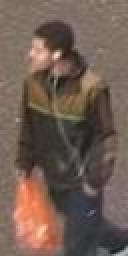
#> input picture GUI/Examples/human/0_8.jpg, 64 x 128 px, found by its file name (shown 2 times larger)
$ jupyter execute --allow-errors notebook.ipynb
#> lines starting #> are read from the running program, lines starting #| are printed output that depends on the picture
#> further down, img is the input picture: PIL image 64x128 RGB; mean R, G, B 111.9, 92.9, 82.7
[intro and member names etc]

# Final/base HOG and SVM

Notes:     # c value and regularisation

## Setup

[cell 1]
# Import required libraries

import numpy as np
from matplotlib import pyplot as plt
from skimage import color
from skimage.feature import hog
from sklearn.model_selection import train_test_split
from sklearn import svm
from skimage import color, io
import os
from PIL import Image
import ablation_hog
import importlib
importlib.reload(ablation_hog)

# Checking it can read the data
# from subprocess import check_output
# print(check_output(["ls", "data/raw/human"]).decode("utf8"))

[cell 2]
# Defining image dimensions for HOG
img_width = 64
img_height = 128

[cell 3]
image_extensions = (".jpg", ".jpeg", ".png", ".bmp")

# For human directory
for entry in os.scandir("data/processed/human"):
    if entry.name.lower().endswith(image_extensions):
        os.remove(entry.path)

# For nonhuman directory
#> (the rest of this cell did not finish here and is left out)

## Data processing

### Resizing and centre cropping human image examples

Starts with ~18000 images and ends with ~12000 images.

[cell 4]
input_folder = "data/raw/human"
output_folder = "data/processed/human"
os.makedirs(output_folder, exist_ok=True)

def resize_and_center_crop(img, target_width=img_width, target_height=img_height):
    # Resize while keeping aspect ratio, but ensure the image is at least target size in both dimensions
#> called with target_width = 64, target_height = 128
    img_ratio = img.width / img.height
#> img_ratio = 0.5
    target_ratio = target_width / target_height

    if img_ratio > target_ratio:
        # Image is wider than target — resize based on height
        new_height = target_height
        new_width = int(target_height * img_ratio)
    else:
        # Image is taller or narrower than target — resize based on width
        new_width = target_width
        new_height = int(target_width / img_ratio)
#> new_height = 128

    img_resized = img.resize((new_width, new_height), Image.LANCZOS)

    # Center crop to target size
    left = (img_resized.width - target_width) // 2
#> left = 0
    top = (img_resized.height - target_height) // 2
#> top = 0
    right = left + target_width
#> right = 64
    bottom = top + target_height
#> bottom = 128

    return img_resized.crop((left, top, right, bottom))

for filename in os.listdir(input_folder):
    if filename.lower().endswith((".jpg", ".jpeg", ".png")):
        path = os.path.join(input_folder, filename)
        img = Image.open(path)
        # img = Image.open(path).convert("RGB")
        cropped = resize_and_center_crop(img)
        cropped.save(os.path.join(output_folder, filename))

### Downscaling and obtaining non-overlapping crops of nonhuman images

Starts with 1218 nonhuman images and ends with ~13000 unique nonhuman images.

[cell 5]
input_folder = "data/raw/nonhuman"
output_folder = "data/processed/nonhuman"
os.makedirs(output_folder, exist_ok=True)

crop_id = 0  # Unique filename ID
scale_factor = 4 / 5  # Downsize images before cropping

#> (the rest of this cell did not finish here and is left out)

## HOG and SVM training and evaluation

[cell 6]
image_size = (img_width, img_height)
human_dir = "data/processed/human"
nonhuman_dir = "data/processed/nonhuman"

features = []
labels = []

from ablation_hog import custom_hog


def extract_hog_features(img_path):
    img = Image.open(img_path).convert("L").resize(image_size)
    img_np = np.array(img)

    hog_features = custom_hog(img_np, orientations=9, pixels_per_cell=(8, 8),
                            block_norm='l2hys', transform_sqrt=True,
                            feature_vector=True, unsigned=True, gradient='scharr',
                            gamma=1.0, gaussian_sigma=0.0)

    # [7 lines of commented-out code are left out]

    return hog_features

# Process human images (label = 1)
for fname in os.listdir(human_dir):
    if fname.lower().endswith((".jpg", ".png", ".jpeg")):
        path = os.path.join(human_dir, fname)
        features.append(extract_hog_features(path))
        labels.append(1)

# Process nonhuman images (label = 0)
for fname in os.listdir(nonhuman_dir):
    if fname.lower().endswith((".jpg", ".png", ".jpeg")):
        path = os.path.join(nonhuman_dir, fname)
        features.append(extract_hog_features(path))
        labels.append(0)

# Train/test split
#> (the rest of this cell did not finish here and is left out)

[cell 7]
from sklearn.svm import SVC
from sklearn.model_selection import GridSearchCV
from sklearn.metrics import classification_report, accuracy_score

# === CONFIGURATION ===
RUN_GRIDSEARCH = False
best_C = 10

# === TRAINING ===
if RUN_GRIDSEARCH:
    print("Running GridSearchCV to find best C...")
    param_grid = {'C': [0.01, 0.1, 1, 10, 100]}
    svc = SVC(kernel='rbf')
    grid_search = GridSearchCV(svc, param_grid, cv=5, scoring='accuracy', verbose=1, n_jobs=-1)
    grid_search.fit(X_train, y_train)
    best_C = grid_search.best_params_['C']
    print(f"Best parameters found: {grid_search.best_params_}")
    print(f"Best cross-validation score: {grid_search.best_score_:.4f}")

print(f"\nTraining final model with C={best_C}...")
clf = SVC(C=best_C, kernel='rbf')
#> (the rest of this cell did not finish here and is left out)

[cell 8]
# === EVALUATION ===
print("\nTrain set evaluation:")
#> (the rest of this cell did not finish here and is left out)

# Ablation studies

## Study 1: Effect of ...

## Study 2: Effect of ...

## Study 3: Effect of ...

### Visualisation of HOG and other debugging (might be useful later)

[cell 9]
from skimage import data, exposure

# img = Image.open(img_path).convert("L").resize(image_size)


def extract_hog_features(img_path):
    img = Image.open(img_path).convert("L").resize(image_size)
    img_np = np.array(img)
    hog_features, hog_image = hog(
        img_np,
        orientations=9,
        pixels_per_cell=(8, 8),
        cells_per_block=(2, 2),
        block_norm='L2-Hys',
        feature_vector=True,
        visualize=True,
        # channel_axis=-1,
    )
    return hog_features, hog_image

#> (the rest of this cell did not finish here and is left out)

[cell 10]
# Load and convert image to grayscale
image = io.imread("data/processed/human/0_8.jpg")  # replace with your path
gray_image = color.rgb2gray(image)
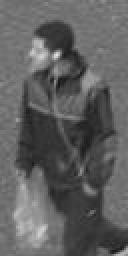
#> gray_image: shape (128, 64) float64 (shown 2 times larger); min 0.0806, max 0.891, mean 0.377

# Compute HOG features and visualization
features, hog_image = hog(
    gray_image,
    orientations=9,
    pixels_per_cell=(8, 8),
    cells_per_block=(2, 2),
    visualize=True,
    block_norm='L2-Hys'
)
#> features = 3780 values, max 0.4 at index 943, min 0 at index 69, mean 0.136

# Plot original and HOG gradient image
plt.figure(figsize=(10, 5))

plt.subplot(1, 2, 1)
plt.imshow(gray_image, cmap="gray")
plt.title("Original Grayscale Image")

plt.subplot(1, 2, 2)
plt.imshow(hog_image, cmap="gray")
plt.title("HOG Gradient Visualization")

plt.tight_layout()
plt.show()
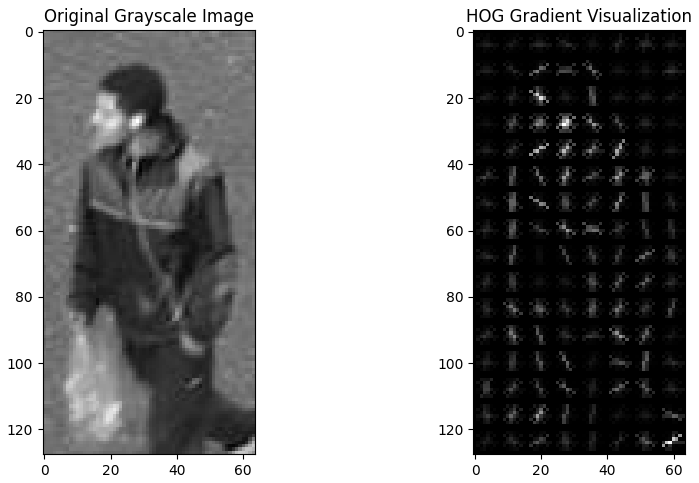
#> figure drawn by matplotlib, 2 panels
